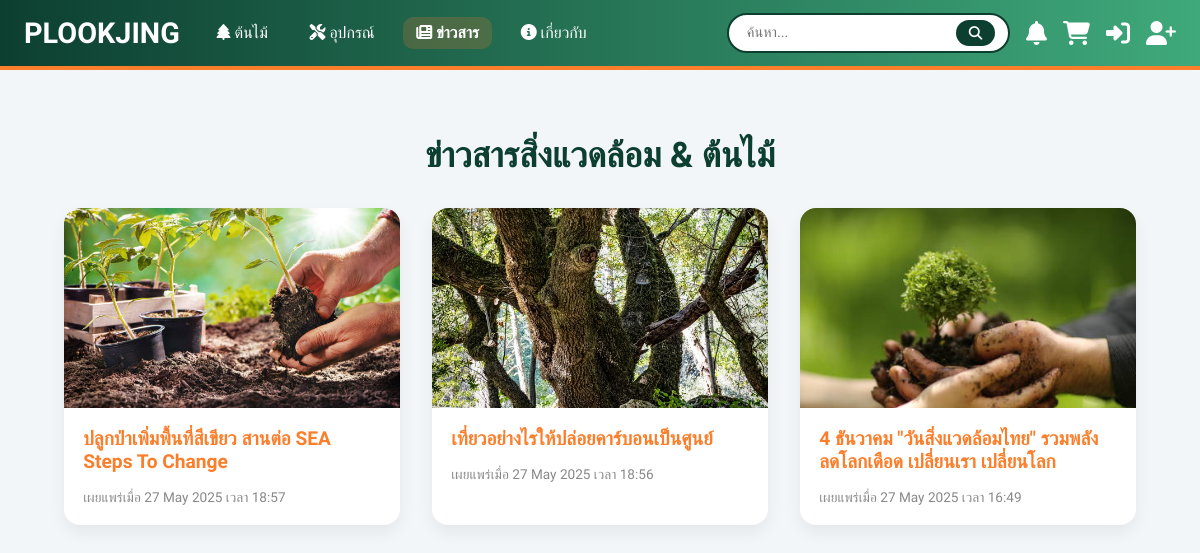
Page /news/ on the committed database.
### myapp/models.py (models this page shows, shortened)
class NewsArticle(models.Model):
    title = models.CharField(max_length=255)
    description = models.TextField()
    image = models.ImageField(upload_to='news_images/', blank=True, null=True)
    article_url = models.URLField()
    created_at = models.DateTimeField(auto_now_add=True)

### myapp/views.py (the view)
# urls.py: path('news/', views.news_list, name='news_list'),
def news_list(request):
    news = NewsArticle.objects.all().order_by('-created_at')
    return render(request, 'myapp/news_list.html', {'news': news})

### templates/myapp/news_list.html (shortened to what this page needs)
{% extends 'base.html' %}
{% load static %}
{% block content %}
<div class="news-section">
  <div class="news-header">ข่าวสารสิ่งแวดล้อม & ต้นไม้</div>
  <div class="news-grid">
    {% for article in news %}
      <a href="{% url 'news_detail' article.id %}" class="news-card">
        {% if article.image %}
          <img src="{{ article.image.url }}" class="news-thumbnail" alt="{{ article.title }}">
        {% else %}
          <img src="{% static 'images/default_news.jpg' %}" class="news-thumbnail" alt="Default">
        {% endif %}
        <div class="news-content">
          <div class="news-title">{{ article.title }}</div>
          <div class="news-meta">เผยแพร่เมื่อ {{ article.created_at|date:"d M Y เวลา H:i" }}</div>
        </div>
      </a>
    {% empty %}
      <p style="text-align:center; color:#777;">ไม่มีข่าวให้แสดงในขณะนี้</p>
    {% endfor %}
  </div>
</div>
{% endblock %}

### templates/base.html (style rules this page uses)
:root { --green-dark: #0D3F31; --green-light: #B6E2C9; --green-bg: #EFFAF3; --orange: #FB7E2B; --orange-soft: #FFE3CF; --orange-light: #fb7e2b33; --gray: #f8f8f8; }
* { box-sizing: border-box; font-family: 'Prompt', sans-serif; }
body { margin: 0; background-color: var(--green-bg); color: #333; scroll-behavior: smooth; }

### templates/myapp/news_list.html (style rules this page uses)
body { font-family: 'Prompt', sans-serif; background-color: #F3F6F9; }
.news-section { max-width: 1200px; margin: auto; padding: 2rem; }
.news-header { font-size: 2.2rem; font-weight: bold; color: #0D3F31; text-align: center; margin-bottom: 2rem; }
.news-grid { display: grid; grid-template-columns: repeat(auto-fill, minmax(300px, 1fr)); gap: 2rem; }
.news-card { display: block; background: white; border-radius: 16px; overflow: hidden; box-shadow: 0 8px 16px rgba(0,0,0,0.06); transition: all 0.3s ease-in-out; text-decoration: none; }
.news-thumbnail { width: 100%; height: 200px; object-fit: cover; display: block; }
.news-content { padding: 1.2rem; }
.news-title { font-size: 1.2rem; font-weight: 600; color: #FB7E2B; margin-bottom: 0.6rem; }
.news-meta { font-size: 0.85rem; color: #888; margin-top: 1rem; }

### rows in the picture
NewsArticle: image (picture), title "ปลูกป่าเพิ่มพื้นที่สีเขียว สานต่อ SEA Steps To Change", created_at "27 May 2025 เวลา 18:57"
NewsArticle: image (picture), title "เที่ยวอย่างไรให้ปล่อยคาร์บอนเป็นศูนย์", created_at "27 May 2025 เวลา 18:56"
NewsArticle: image (picture), title "4 ธันวาคม \"วันสิ่งแวดล้อมไทย\" รวมพลังลดโลกเดือด เปลี่ยนเรา เปลี่ยนโลก", created_at "27 May 2025 เวลา 16:49"
